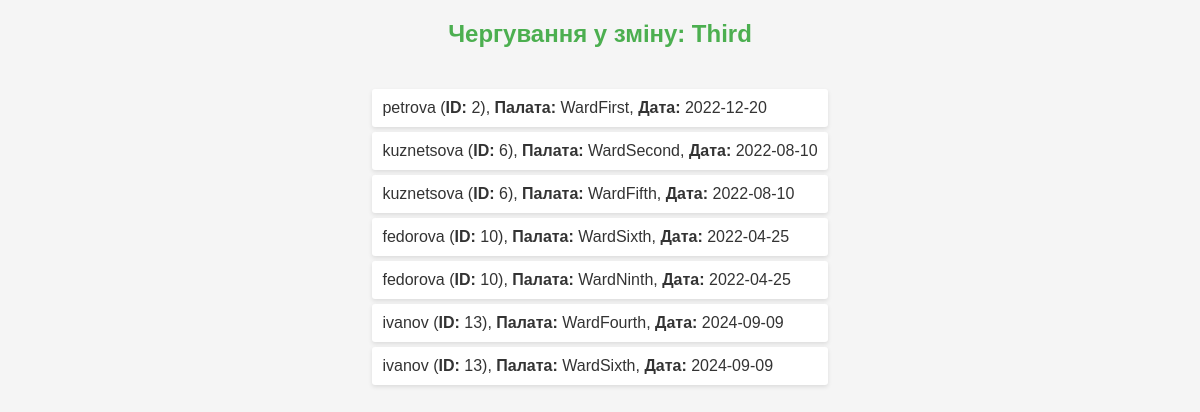
Screenshot of /shift_duties.php?shift=Third with the database file from the repository.
### tables this page shows
CREATE TABLE `nurse` (
  `id_nurse` int NOT NULL,
  `name` text NOT NULL,
  `date` date NOT NULL,
  `department` int NOT NULL,
  `shift` text NOT NULL
);

CREATE TABLE `ward` (
  `id_ward` int NOT NULL,
  `name` text NOT NULL
);

### shift_duties.php (the view, shortened to what this page needs)
<?php
include("connect.php");
?>
<!DOCTYPE html>
<html>
<head>
    <link rel="stylesheet" href="index.css">
</head>
<body>
    <?php
    try {
        $shift = $_GET['shift'];
        $stmt = $dbh->prepare('
            SELECT n.id_nurse, n.name, w.name AS ward_name, n.date
            FROM nurse n
            JOIN nurse_ward nw ON n.id_nurse = nw.fid_nurse
            JOIN ward w ON nw.fid_ward = w.id_ward
            WHERE n.shift = :shift
        ');
        $stmt->bindValue(":shift", $shift);
        $stmt->execute();
        $duties = $stmt->fetchAll();
        echo "<h2>Чергування у зміну: $shift</h2>";
        if ($duties) {
            echo "<ul>";
            foreach ($duties as $duty) {
                echo "<li>{$duty['name']} (<b>ID:</b> {$duty['id_nurse']}), <b>Палата:</b> {$duty['ward_name']}, <b>Дата:</b> {$duty['date']}</li>";
            }
            echo "</ul>";
        } else {
            echo "<p>У цю зміну немає чергувань.</p>";
        }
    } catch (PDOException $e) {
        echo 'Помилка: ' . $e->getMessage();
    }
    ?>
</body>
</html>

### index.css (style rules this page uses)
body { font-family: Arial, sans-serif; background-color: #f5f5f5; margin: 0; padding: 0; display: flex; flex-direction: column; align-items: center; color: #333; }
h1, h2 { color: #4caf50; }
ul { list-style-type: none; padding: 0; }
li { background: #fff; margin: 5px 0; padding: 10px; border-radius: 3px; box-shadow: 0 2px 4px rgba(0, 0, 0, 0.1); }

### rows the page displays
nurse: name "petrova", id_nurse "2", ward.name "WardFirst", date "2022-12-20"
nurse: name "kuznetsova", id_nurse "6", ward.name "WardSecond", date "2022-08-10", ward.name "WardFifth"
nurse: name "fedorova", id_nurse "10", ward.name "WardSixth", date "2022-04-25", ward.name "WardNinth"
nurse: name "ivanov", id_nurse "13", ward.name "WardFourth", date "2024-09-09", ward.name "WardSixth"

### other values shown
$shift "Third"
